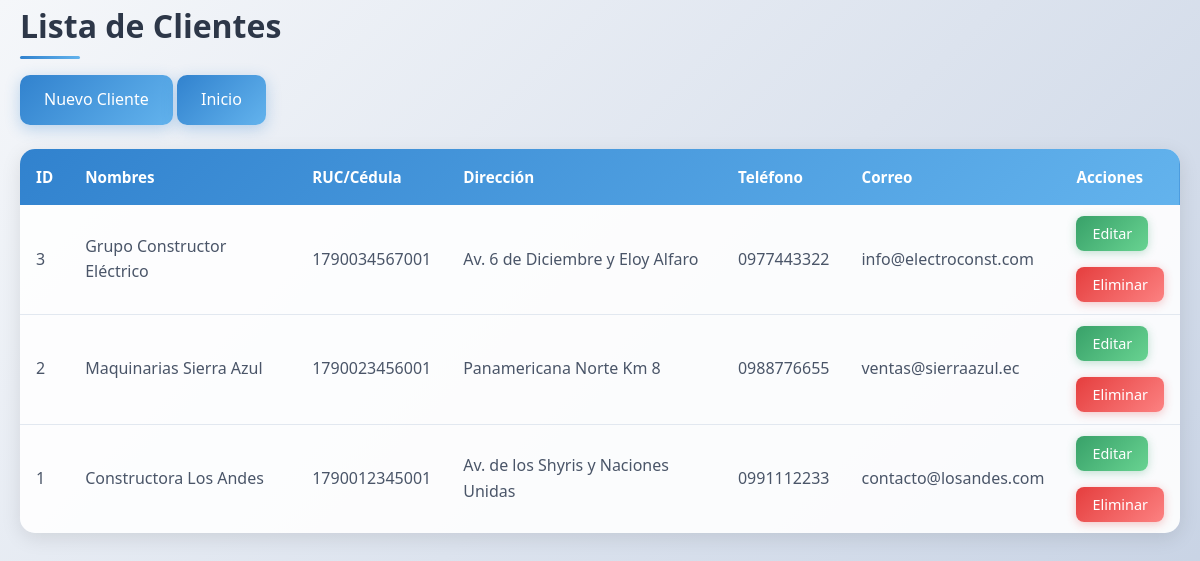
The app's page /clientes_services/R_clientes.php (signed in) with its own data.
### tables this page shows
CREATE TABLE clientes (
    id_cliente INT AUTO_INCREMENT PRIMARY KEY,
    nombre_cliente VARCHAR(100) NOT NULL,
    ruc_cedula VARCHAR(20) NOT NULL UNIQUE,
    direccion VARCHAR(150),
    telefono VARCHAR(20),
    correo VARCHAR(100)
);

### auth_services/permisos.php (called while the page is built, shortened)
<?php
$permisos = [
    'Administrador' => ['crear', 'editar', 'eliminar', 'listar'],
    'Desarrollador' => ['listar', 'editar', 'crear'],
    'Supervisor'    => ['listar'],
];
function tienePermiso($accion, $rol = null) {
    global $permisos;
    if ($rol === null) {
        $rol = $_SESSION['rol'];
    }
    return isset($permisos[$rol]) && in_array($accion, $permisos[$rol]);
}

### clientes_services/R_clientes.php (the view, shortened to what this page needs)
<?php
require_once '../config/db.php';
require_once '../auth_services/permisos.php';
try {
    $sql = "SELECT * FROM clientes ORDER BY id_cliente DESC";
    $stmt = $pdo->query($sql);
    $clientes = $stmt->fetchAll(PDO::FETCH_ASSOC);
} catch(PDOException $e) {
    echo 'Error: ' . $e->getMessage();
    $clientes = [];
}
?>
<!DOCTYPE html>
<html>
<head>
    <link rel="stylesheet" href="../public/style.css">
</head>
<body>
    <div class="container">
        <h2>Lista de Clientes</h2>
        <div class="actions">
            <?php if (tienePermiso('crear')): ?>
                <a href="C_clientes.php" class="btn-primary">Nuevo Cliente</a>
            <?php endif; ?>
            <a href="../public/menu.php" class="btn-primary">Inicio</a>
        </div>
        <table>
            <thead>
                <tr>
                    <th>ID</th>
                    <th>Nombres</th>
                    <th>RUC/Cédula</th>
                    <th>Dirección</th>
                    <th>Teléfono</th>
                    <th>Correo</th>
                    <th>Acciones</th>
                </tr>
            </thead>
            <tbody>
                <?php if (empty($clientes)): ?>
                    <tr>
                        <td colspan="5">No hay clientes registrados</td>
                    </tr>
                <?php else: ?>
                    <?php foreach ($clientes as $cliente): ?>
                        <tr>
                            <td><?= $cliente['id_cliente'] ?></td>
                            <td><?= htmlspecialchars($cliente['nombre_cliente']) ?></td>
                            <td><?= htmlspecialchars($cliente['ruc_cedula']) ?></td>
                            <td><?= htmlspecialchars($cliente['direccion']) ?></td>
                            <td><?= htmlspecialchars($cliente['telefono']) ?></td>
                            <td><?= htmlspecialchars($cliente['correo']) ?></td>
                            <td>
                                <?php if (tienePermiso('editar')): ?>
                                    <a href="U_clientes.php?id=<?= $cliente['id_cliente'] ?>" class="btn-edit">Editar</a>
                                <?php endif; ?>
                                <br></br>
                                <?php if (tienePermiso('eliminar')): ?>
                                    <a href="D_clientes.php?id=<?= $cliente['id_cliente'] ?>" class="btn-delete" onclick="return confirm('¿Deseas eliminar este cliente?')">Eliminar</a>
                                <?php endif; ?>
                            </td>
                        </tr>
                    <?php endforeach; ?>
                <?php endif; ?>
            </tbody>
        </table>
    </div>
</body>
</html>

### public/style.css (style rules this page uses)
* { margin: 0; padding: 0; box-sizing: border-box; }
body { font-family: 'Segoe UI', Tahoma, Geneva, Verdana, sans-serif; line-height: 1.6; color: #333; background: linear-gradient(135deg, #f5f7fa 0%, #c3cfe2 100%); min-height: 100vh; }
.container { max-width: 1200px; margin: 0 auto; padding: 0 20px; }
h2 { color: #2d3748; font-size: 2rem; margin-bottom: 1.5rem; font-weight: 600; position: relative; }
h2::after { content: ''; position: absolute; bottom: -8px; left: 0; width: 60px; height: 3px; background: linear-gradient(90deg, #3182ce, #63b3ed); border-radius: 2px; }
a { color: #3182ce; text-decoration: none; transition: color 0.3s ease; }
table { width: 100%; border-collapse: collapse; background: rgba(255, 255, 255, 0.9); border-radius: 15px; overflow: hidden; box-shadow: 0 5px 20px rgba(0, 0, 0, 0.1); margin: 1.5rem 0; }
thead { background: linear-gradient(135deg, #3182ce 0%, #63b3ed 100%); color: white; }
th { padding: 1rem; text-align: left; font-weight: 600; font-size: 0.95rem; }
td { padding: 1rem; border-bottom: 1px solid #e2e8f0; color: #4a5568; }
tbody tr:last-child td { border-bottom: none; }
.actions { margin-bottom: 1.5rem; }
.btn-primary { background: linear-gradient(135deg, #3182ce 0%, #63b3ed 100%); color: white; padding: 0.75rem 1.5rem; border-radius: 10px; text-decoration: none; font-weight: 500; transition: all 0.3s ease; box-shadow: 0 4px 15px rgba(49, 130, 206, 0.3); display: inline-block; }
.btn-edit { background: linear-gradient(135deg, #38a169 0%, #68d391 100%); color: white; padding: 0.5rem 1rem; border-radius: 8px; text-decoration: none; font-size: 0.9rem; font-weight: 500; transition: all 0.3s ease; box-shadow: 0 2px 10px rgba(56, 161, 105, 0.3); margin-right: 0.5rem; }
.btn-delete { background: linear-gradient(135deg, #e53e3e 0%, #fc8181 100%); color: white; padding: 0.5rem 1rem; border-radius: 8px; text-decoration: none; font-size: 0.9rem; font-weight: 500; transition: all 0.3s ease; box-shadow: 0 2px 10px rgba(229, 62, 62, 0.3); }

### records on screen
clientes: id_cliente "3", nombre_cliente "Grupo Constructor Eléctrico", ruc_cedula "1790034567001", direccion "Av. 6 de Diciembre y Eloy Alfaro", telefono "0977443322", correo "info@electroconst.com"
clientes: id_cliente "2", nombre_cliente "Maquinarias Sierra Azul", ruc_cedula "1790023456001", direccion "Panamericana Norte Km 8", telefono "0988776655", correo "ventas@sierraazul.ec"
clientes: id_cliente "1", nombre_cliente "Constructora Los Andes", ruc_cedula "1790012345001", direccion "Av. de los Shyris y Naciones Unidas", telefono "0991112233", correo "contacto@losandes.com"
